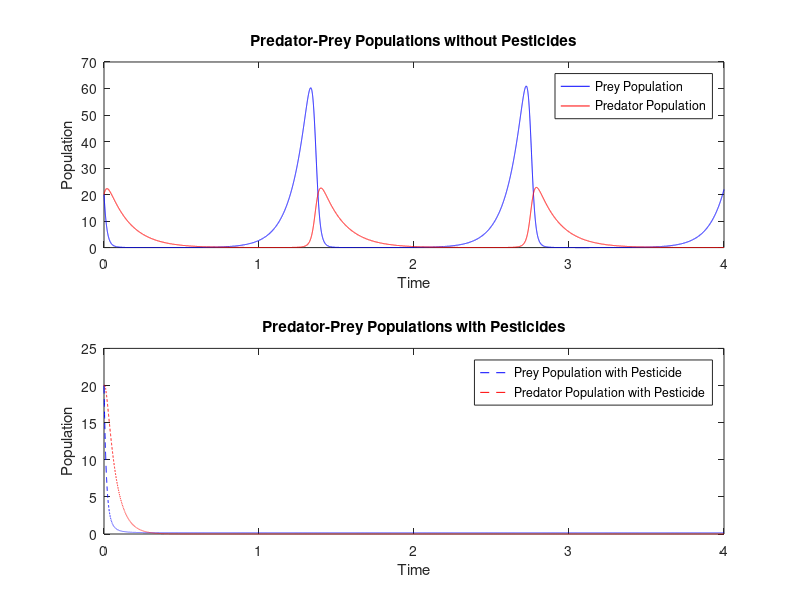

The MATLAB source for this figure: (Note: this script raises an error after producing the figure.)
% General parameters
dt = 4 / 20000;  % Step size
N = 20000;       % Number of steps
t_final = 4;     % End time
t = linspace(0, t_final, N+1); % Time vector

% Initial conditions and parameters
x0 = 20;         % Initial prey population
y0 = 20;         % Initial predator population
a = 10;          % Prey growth rate
b = 3;           % Predation rate
c = 7;           % Predator mortality rate
d = 1;           % Predator reproduction rate
epsilon = 10; % Sensitivity to pesticides for both prey and predator

% Arrays for populations without pesticides (Model S1)
x1 = zeros(1, N+1);
y1 = zeros(1, N+1);
x1(1) = x0;
y1(1) = y0;

% Arrays for populations with pesticides (Model S2)
x2 = zeros(1, N+1);
y2 = zeros(1, N+1);
x2(1) = x0;
y2(1) = y0;

% Euler method iteration for Model S1 (without pesticides)
for n = 1:N
    dx1 = x1(n) * (a - b * y1(n));
    dy1 = y1(n) * (d * x1(n) - c);
    
    x1(n+1) = x1(n) + dt * dx1;
    y1(n+1) = y1(n) + dt * dy1;
end

% Euler method iteration for Model S2 (with pesticides)
for n = 1:N
    dx2 = x2(n) * ((a - epsilon) - b * y2(n));
    dy2 = y2(n) * (d * x2(n) - (c + epsilon));
    
    x2(n+1) = x2(n) + dt * dx2;
    y2(n+1) = y2(n) + dt * dy2;
end

% Plotting results to compare both models in separate graphs
figure;

% Plot for Model S1 (without pesticides)
subplot(2, 1, 1);  % Create first subplot
plot(t, x1, 'b', 'DisplayName', 'Prey Population');
hold on;
plot(t, y1, 'r', 'DisplayName', 'Predator Population');
xlabel('Time');
ylabel('Population');
legend;
title('Predator-Prey Populations without Pesticides');
hold off;

% Plot for Model S2 (with pesticides)
subplot(2, 1, 2);  % Create second subplot
plot(t, x2, 'b--', 'DisplayName', 'Prey Population with Pesticide');
hold on;
plot(t, y2, 'r--', 'DisplayName', 'Predator Population with Pesticide');
xlabel('Time');
ylabel('Population');
legend;
title('Predator-Prey Populations with Pesticides');
hold off;

% Overall title for the figure
sgtitle('Comparison of Predator-Prey Populations with and without Pesticides');
